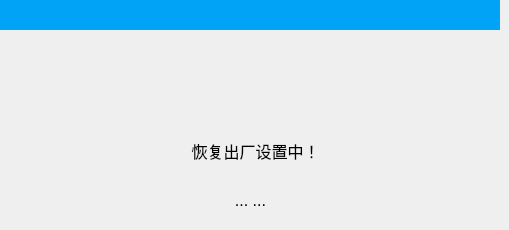
     <widget class="QWidget" name="page_8">
      <widget class="QLabel" name="label_tip1_4">
       <property name="geometry">
        <rect>
         <x>120</x>
         <y>130</y>
         <width>271</width>
         <height>41</height>
        </rect>
       </property>
       <property name="font">
        <font>
         <pointsize>12</pointsize>
        </font>
       </property>
       <property name="text">
        <string>恢复出厂设置中！</string>
       </property>
       <property name="alignment">
        <set>Qt::AlignCenter</set>
       </property>
      </widget>
      <widget class="QLabel" name="label_tip2_3">
       <property name="geometry">
        <rect>
         <x>150</x>
         <y>180</y>
         <width>201</width>
         <height>41</height>
        </rect>
       </property>
       <property name="font">
        <font>
         <pointsize>12</pointsize>
        </font>
       </property>
       <property name="text">
        <string>... ...</string>
       </property>
       <property name="alignment">
        <set>Qt::AlignCenter</set>
       </property>
      </widget>
      <widget class="QLabel" name="label_77">
       <property name="geometry">
        <rect>
         <x>230</x>
         <y>60</y>
         <width>40</width>
         <height>40</height>
        </rect>
       </property>
       <property name="minimumSize">
        <size>
         <width>40</width>
         <height>40</height>
        </size>
       </property>
       <property name="maximumSize">
        <size>
         <width>40</width>
         <height>40</height>
        </size>
       </property>
       <property name="text">
        <string/>
       </property>
       <property name="pixmap">
        <pixmap resource="../resource.qrc">:/RunPage/runpage_images/alarm.png</pixmap>
       </property>
      </widget>
      <widget class="QLabel" name="label_66">
       <property name="geometry">
        <rect>
         <x>0</x>
         <y>0</y>
         <width>500</width>
         <height>30</height>
        </rect>
       </property>
       <property name="minimumSize">
        <size>
         <width>500</width>
         <height>30</height>
        </size>
       </property>
       <property name="maximumSize">
        <size>
         <width>500</width>
         <height>30</height>
        </size>
       </property>
       <property name="font">
        <font>
         <pointsize>16</pointsize>
        </font>
       </property>
       <property name="styleSheet">
        <string notr="true">QLabel{background-color:rgb(00,163,245);}</string>
       </property>
       <property name="text">
        <string/>
       </property>
       <property name="alignment">
        <set>Qt::AlignCenter</set>
       </property>
      </widget>
     </widget>
